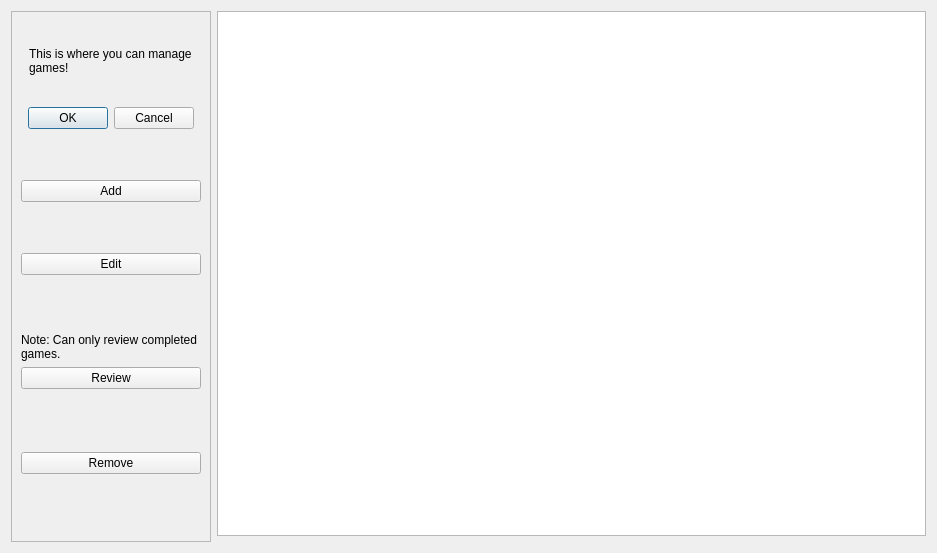
<?xml version="1.0" encoding="UTF-8"?>
<ui version="4.0">
 <class>ManageGameMenu</class>
 <widget class="QDialog" name="ManageGameMenu">
  <property name="geometry">
   <rect>
    <x>0</x>
    <y>0</y>
    <width>937</width>
    <height>553</height>
   </rect>
  </property>
  <property name="minimumSize">
   <size>
    <width>100</width>
    <height>100</height>
   </size>
  </property>
  <property name="windowTitle">
   <string>Dialog</string>
  </property>
  <layout class="QGridLayout" name="gridLayout">
   <item row="0" column="0" rowspan="2">
    <widget class="QFrame" name="frame">
     <property name="minimumSize">
      <size>
       <width>200</width>
       <height>300</height>
      </size>
     </property>
     <property name="maximumSize">
      <size>
       <width>200</width>
       <height>16777215</height>
      </size>
     </property>
     <property name="frameShape">
      <enum>QFrame::StyledPanel</enum>
     </property>
     <property name="frameShadow">
      <enum>QFrame::Raised</enum>
     </property>
     <layout class="QGridLayout" name="gridLayout_2">
      <item row="7" column="0">
       <widget class="QPushButton" name="GameMenuEdit">
        <property name="text">
         <string>Edit</string>
        </property>
       </widget>
      </item>
      <item row="8" column="0" alignment="Qt::AlignBottom">
       <widget class="QLabel" name="label_2">
        <property name="maximumSize">
         <size>
          <width>16777215</width>
          <height>60</height>
         </size>
        </property>
        <property name="text">
         <string>Note: Can only review completed games.</string>
        </property>
        <property name="wordWrap">
         <bool>true</bool>
        </property>
       </widget>
      </item>
      <item row="0" column="0" alignment="Qt::AlignHCenter">
       <widget class="QLabel" name="label">
        <property name="maximumSize">
         <size>
          <width>400</width>
          <height>100</height>
         </size>
        </property>
        <property name="text">
         <string>This is where you can manage games!</string>
        </property>
        <property name="wordWrap">
         <bool>true</bool>
        </property>
       </widget>
      </item>
      <item row="11" column="0" alignment="Qt::AlignTop">
       <widget class="QPushButton" name="GameMenuRemove">
        <property name="text">
         <string>Remove</string>
        </property>
       </widget>
      </item>
      <item row="4" column="0">
       <widget class="QPushButton" name="GameMenuAdd">
        <property name="text">
         <string>Add</string>
        </property>
       </widget>
      </item>
      <item row="2" column="0" alignment="Qt::AlignHCenter">
       <widget class="QDialogButtonBox" name="buttonBox">
        <property name="orientation">
         <enum>Qt::Horizontal</enum>
        </property>
        <property name="standardButtons">
         <set>QDialogButtonBox::Cancel|QDialogButtonBox::Ok</set>
        </property>
       </widget>
      </item>
      <item row="9" column="0" alignment="Qt::AlignTop">
       <widget class="QPushButton" name="GameMenuReview">
        <property name="text">
         <string>Review</string>
        </property>
       </widget>
      </item>
      <item row="5" column="0">
       <spacer name="verticalSpacer">
        <property name="orientation">
         <enum>Qt::Vertical</enum>
        </property>
        <property name="sizeType">
         <enum>QSizePolicy::Minimum</enum>
        </property>
        <property name="sizeHint" stdset="0">
         <size>
          <width>20</width>
          <height>45</height>
         </size>
        </property>
       </spacer>
      </item>
      <item row="3" column="0">
       <spacer name="verticalSpacer_2">
        <property name="orientation">
         <enum>Qt::Vertical</enum>
        </property>
        <property name="sizeType">
         <enum>QSizePolicy::Minimum</enum>
        </property>
        <property name="sizeHint" stdset="0">
         <size>
          <width>20</width>
          <height>45</height>
         </size>
        </property>
       </spacer>
      </item>
     </layout>
    </widget>
   </item>
   <item row="0" column="1">
    <widget class="QListWidget" name="listWidget">
     <property name="sizeIncrement">
      <size>
       <width>20</width>
       <height>20</height>
      </size>
     </property>
     <property name="cursor" stdset="0">
      <cursorShape>ArrowCursor</cursorShape>
     </property>
    </widget>
   </item>
  </layout>
 </widget>
 <resources/>
 <connections>
  <connection>
   <sender>buttonBox</sender>
   <signal>accepted()</signal>
   <receiver>ManageGameMenu</receiver>
   <slot>accept()</slot>
   <hints>
    <hint type="sourcelabel">
     <x>248</x>
     <y>254</y>
    </hint>
    <hint type="destinationlabel">
     <x>157</x>
     <y>274</y>
    </hint>
   </hints>
  </connection>
  <connection>
   <sender>buttonBox</sender>
   <signal>rejected()</signal>
   <receiver>ManageGameMenu</receiver>
   <slot>reject()</slot>
   <hints>
    <hint type="sourcelabel">
     <x>316</x>
     <y>260</y>
    </hint>
    <hint type="destinationlabel">
     <x>286</x>
     <y>274</y>
    </hint>
   </hints>
  </connection>
 </connections>
</ui>
